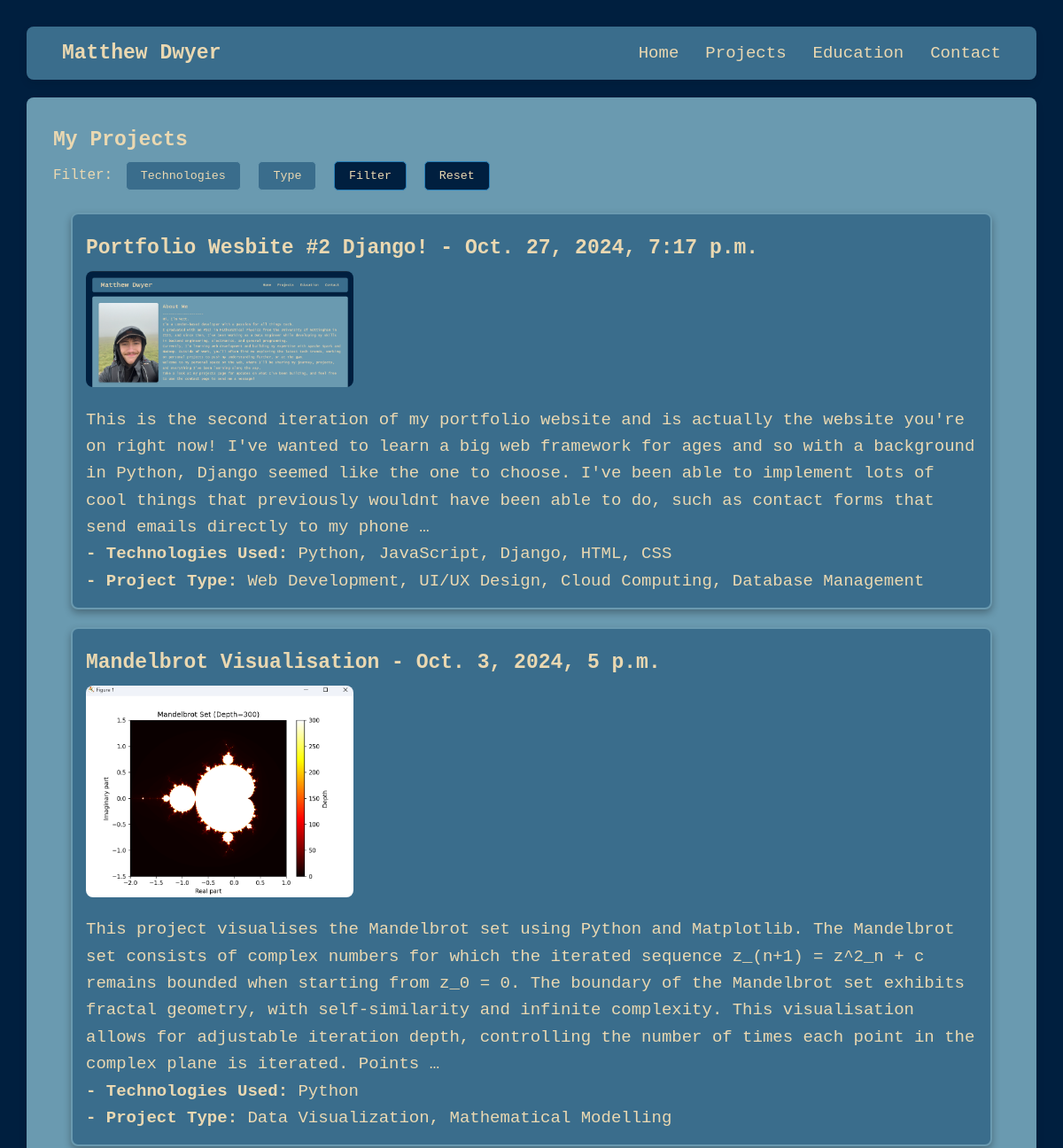
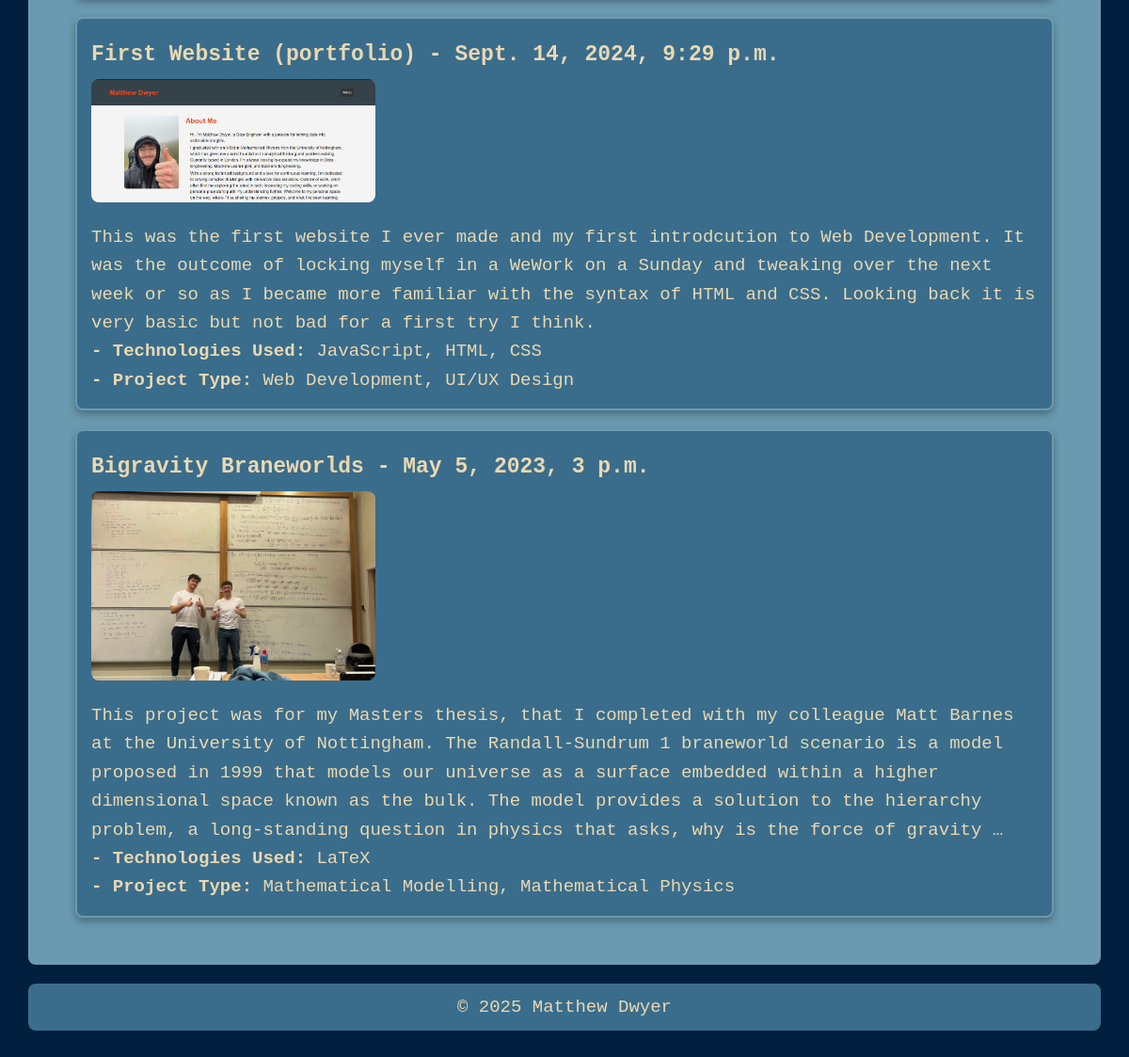
/projects/, run on the app's committed database (2 pictures, top to bottom).
### projects/models.py (models this page shows, shortened)
class Project(models.Model):
    title = models.CharField(max_length=200, verbose_name="Project Title")
    slug = models.SlugField(max_length=250, unique=True, blank=True, verbose_name="URL Slug")
    link = models.URLField(
        help_text="Enter a link to the project or repository.",
        blank=True,
        null=True
    )
    description = models.TextField(verbose_name="Project Description")
    created = models.DateTimeField(default=timezone.now, verbose_name="Date Created", editable=True)
    updated = models.DateTimeField(auto_now=True, verbose_name="Last Updated")
    image = models.ImageField(
        upload_to='images/',
        blank=True,
        null=True,
        help_text="Upload an image for the project.",
        verbose_name="Project Image"
    )
    file = models.FileField(
        upload_to='files/',
        blank=True,
        null=True,
        help_text="Upload a file related to the project.",
        verbose_name="Project File"
    )
    technologies = models.ManyToManyField(Technology, related_name="projects", verbose_name="Technologies Used")
    projecttype = models.ManyToManyField(ProjectType, related_name="projects", verbose_name="Project Types")
    def technology_list(self):
        return ", ".join(tech.name for tech in self.technologies.all())
    def type_list(self):
        return ", ".join(type.name for type in self.projecttype.all())
    class Meta:
        ordering = ["-created"]
        verbose_name = "Project"
        verbose_name_plural = "Projects"

class Technology(models.Model):
    name = models.CharField(max_length=100, unique=True, verbose_name="Technology Name")
    type = models.ForeignKey(
        TechnologyType,
        on_delete=models.CASCADE,
        related_name="technologies",
        verbose_name="Type"
    )

class ProjectType(models.Model):
    name = models.CharField(max_length=50, unique=True, verbose_name="Project Type")

### projects/views.py (the view)
# urls.py: path('', views.project_list, name='list'),
def project_list(request):
    technologies = Technology.objects.filter(projects__isnull=False) \
                                      .annotate(project_count=Count('projects')) \
                                      .order_by('name')
    project_types = ProjectType.objects.filter(projects__isnull=False) \
                                       .annotate(project_count=Count('projects')) \
                                       .order_by('name')
    selected_techs = request.GET.getlist('technologies')
    selected_types = request.GET.getlist('projecttype')
    projects = Project.objects.all()
    if selected_techs:
        projects = projects.filter(technologies__name__in=selected_techs).distinct()
    if selected_types:
        projects = projects.filter(projecttype__name__in=selected_types).distinct()
    context = {
        'projects': projects,
        'technologies': technologies,
        'projecttype': project_types,
        'selected_techs': selected_techs,
        'selected_types': selected_types
    }
    return render(request, 'projects/list.html', context)

### projects/templates/projects/list.html (shortened to what this page needs)
{% extends 'projects/base.html' %}
{% load static %}
{% block content %}
<div class="projects-container">
    <h2>My Projects</h2>
    <form method="get" action="{% url 'projects:list' %}">
        <label for="technologies">Filter:</label>
        <div class="dropdown-container">
            <button type="button" onclick="toggleDropdown('tech-dropdown')">Technologies</button>
        </div>
        <div class="dropdown-container">
            <button type="button" onclick="toggleDropdown('type-dropdown')">Type</button>
        </div>
        <button type="submit">Filter</button>
        <button type="filter" onclick="resetSelection()">Reset</button>
    </form>
    <div class="projects-grid">
        {% for project in projects %}
            <a href="{% url 'projects:detail' project.slug %}" class="project-card">
                <h3>{{ project.title }} - {{ project.created }}</h3>
                {% if project.image %}
                    <img src="{{ project.image.url }}" alt="Project Image">
                {% endif %}
                <p>{{ project.description|truncatewords:70 }}</p>
                <p><strong>- Technologies Used:</strong> {{ project.technology_list }}</p>
                <p><strong>- Project Type:</strong> {{ project.type_list }}</p>
            </a>
        {% endfor %}
    </div>
</div>
{% endblock %}

### projects/templates/projects/base.html (shortened to what this page needs)
<!DOCTYPE html>
<html lang="en">
<head>
    {% load static %}
    <link rel="stylesheet" href="{% static 'projects/project_styles.css' %}">
</head>
<body>
    <nav>
        <div class="nav-container">
            <h1 class="logo"><a href="{% url 'home' %}">Matthew Dwyer</a></h1>
            <div class="nav-link" id="navLinks">
                <a href="{% url 'home' %}">Home</a>
                <a href="{% url 'projects:list' %}">Projects</a>
                <a href="{% url 'education' %}">Education</a>
                <a href="{% url 'contact' %}">Contact</a>
            </div>
        </div>
    </nav>
    <main>
            {% block content %}{% endblock %}
    </main>
    <footer>
        <div class="container">
            <p>&copy; <span id="year"></span> Matthew Dwyer</p>
        </div>
    </footer>
</body>
</html>

### projects/static/projects/project_styles.css (style rules this page uses)
:root { --primary-color: #3A6D8C; --secondary-color: #6A9AB0; --background-color: #001F3F; --font-color: #EAD8B1; --hover-color: #2980b9; --font-main: "Lucida Console", Monaco, monospace; --padding: 10px; --main-heading: 23px; --nav-link-size: 23px; --page-heading: 23px; --sub-heading: 20px; --paragraph: 19px; }
* { margin: 0; padding: 0; box-sizing: border-box; }
h1 { font-size: var(--main-heading); }
h2 { font-size: var(--page-heading); }
h3 { font-size: var(--sub-heading); }
p { font-size: var(--paragraph); }
.nav-container { display: flex; justify-content: space-between; align-items: center; background: var(--primary-color); color: var(--secondary-color); padding: 10px 30px; border-radius: 8px; box-shadow: 0 4px 8px rgba(0, 0, 0, 0.1); }
.logo { color: var(--secondary-color); }
.logo a { text-decoration: none; color: var(--font-color); padding: 5px 10px; border-radius: 8px; font-size: var(--main-heading); }
.nav-link { display: flex; gap: 10px; }
.nav-link a { text-decoration: none; color: var(--font-color); padding: 5px 10px; border-radius: 8px; font-size: 19px !important; }
main { background-color: var(--secondary-color); padding: 30px; margin-top: 20px; border-radius: 8px; box-shadow: 0 4px 8px rgba(0, 0, 0, 0.1); }
body { font-family: var(--font-main); background-color: var(--background-color); color: var(--font-color); line-height: 1.6; padding: 30px; }
.projects-grid { display: grid; grid-template-columns: 1fr; gap: 20px; padding: 20px; }
.project-card h3 { margin-top: 5px; margin-bottom: 7px; color: inherit; font-size: var(--main-heading); }
.project-card { display: block; background-color: var(--primary-color); border: 2px solid var(--secondary-color); border-radius: 8px; box-shadow: 0 4px 8px rgba(0, 0, 0, 0.3); padding: 15px; text-decoration: none; color: var(--font-color); transition: transform 0.2s, box-shadow 0.2s; }
.project-card:link, .project-card:visited, .project-card:hover, .project-card:focus { text-decoration: none; color: var(--font-color); }
.project-card img { width: 30%; height: auto; border-radius: 8px; margin-bottom: 12px; }
button { font-family: var(--font-main); color: var(--font-color); background-color: var(--primary-color); border: 1px solid var(--secondary-color); padding: 8px 16px; margin: 5px; border-radius: 5px; cursor: pointer; transition: background-color 0.3s ease, transform 0.2s ease; }
.dropdown-container { position: relative; display: inline-block; }
form { position: relative; }
button[type="submit"], button[type="filter"]:last-of-type { background-color: var(--background-color); color: var(--font-color); border: 1px solid var(--hover-color); }
footer { background: var(--primary-color); color: var(--font-color); text-align: center; padding: 10px 0; margin-top: 20px; border-radius: 8px; }

### data on the page
Project: title "Portfolio Wesbite #2 Django!", created "Oct. 27, 2024, 7:17 p.m.", image (picture), description "This is the second iteration of my portfolio website and is actually the website you're on right now! I've wanted to learn a big web framework for ages and so with a background in Python, Django seemed like the one to choose. I've been able to implement lots of cool things that previously wouldnt have been able to do, such as contact forms that send emails directly to my phone …", technology_list "Python, JavaScript, Django, HTML, CSS", type_list "Web Development, UI/UX Design, Cloud Computing, Database Management"
Project: title "Mandelbrot Visualisation", created "Oct. 3, 2024, 5 p.m.", image (picture), description "This project visualises the Mandelbrot set using Python and Matplotlib. The Mandelbrot set consists of complex numbers for which the iterated sequence z_(n+1) = z^2_n + c remains bounded when starting from z_0 = 0. The boundary of the Mandelbrot set exhibits fractal geometry, with self-similarity and infinite complexity. This visualisation allows for adjustable iteration depth, controlling the number of times each point in the complex plane is iterated. Points …", technology_list "Python", type_list "Data Visualization, Mathematical Modelling"
Project: title "First Website (portfolio)", created "Sept. 14, 2024, 9:29 p.m.", image (picture), description "This was the first website I ever made and my first introdcution to Web Development. It was the outcome of locking myself in a WeWork on a Sunday and tweaking over the next week or so as I became more familiar with the syntax of HTML and CSS. Looking back it is very basic but not bad for a first try I think.", technology_list "JavaScript, HTML, CSS", type_list "Web Development, UI/UX Design"
Project: title "Bigravity Braneworlds", created "May 5, 2023, 3 p.m.", image (picture), description "This project was for my Masters thesis, that I completed with my colleague Matt Barnes at the University of Nottingham. The Randall-Sundrum 1 braneworld scenario is a model proposed in 1999 that models our universe as a surface embedded within a higher dimensional space known as the bulk. The model provides a solution to the hierarchy problem, a long-standing question in physics that asks, why is the force of gravity …", technology_list "LaTeX", type_list "Mathematical Modelling, Mathematical Physics"
